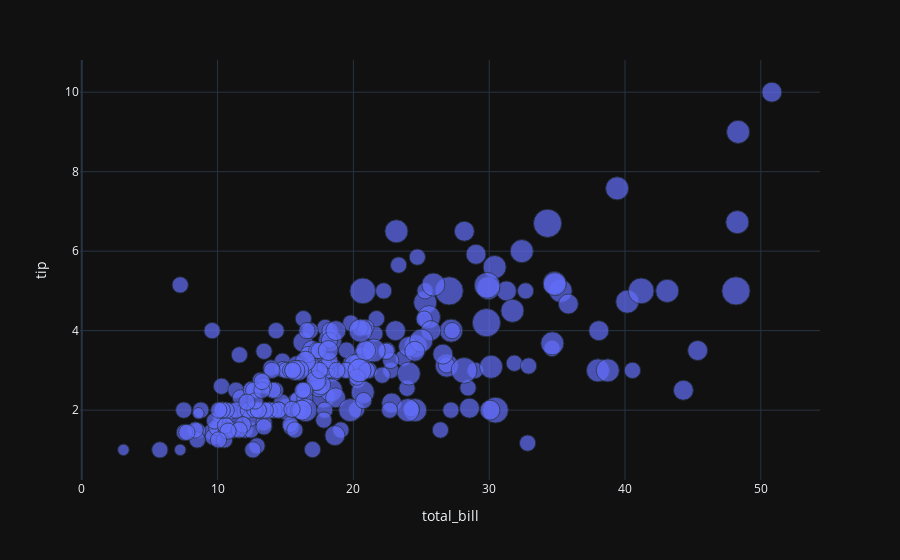

The notebook cell this image was saved under:
### Code cell
#relation of numerical data
px.scatter(tips, x = 'total_bill', y = 'tip', size = 'size', template = 'plotly_dark')

### Figure 1 — Plotly figure (JSON) as saved in the notebook; plotly's stock layout.template omitted (floating-point values rounded to 4 significant figures; data arrays with more than 128 entries replaced by an {"elided": "..."} marker saying what was removed)
{"data": [{"hovertemplate": "total_bill=%{x}<br>tip=%{y}<br>size=%{marker.size}<extra></extra>", "legendgroup": "", "marker": {"color": "#636efa", "size": {"elided": "244 int values"}, "sizemode": "area", "sizeref": 0.015, "symbol": "circle"}, "mode": "markers", "name": "", "orientation": "v", "showlegend": false, "type": "scatter", "x": {"elided": "244 float values"}, "xaxis": "x", "y": {"elided": "244 float values"}, "yaxis": "y"}], "layout": {"legend": {"itemsizing": "constant", "tracegroupgap": 0}, "margin": {"t": 60}, "xaxis": {"anchor": "y", "domain": [0, 1], "title": {"text": "total_bill"}}, "yaxis": {"anchor": "x", "domain": [0, 1], "title": {"text": "tip"}}}}
